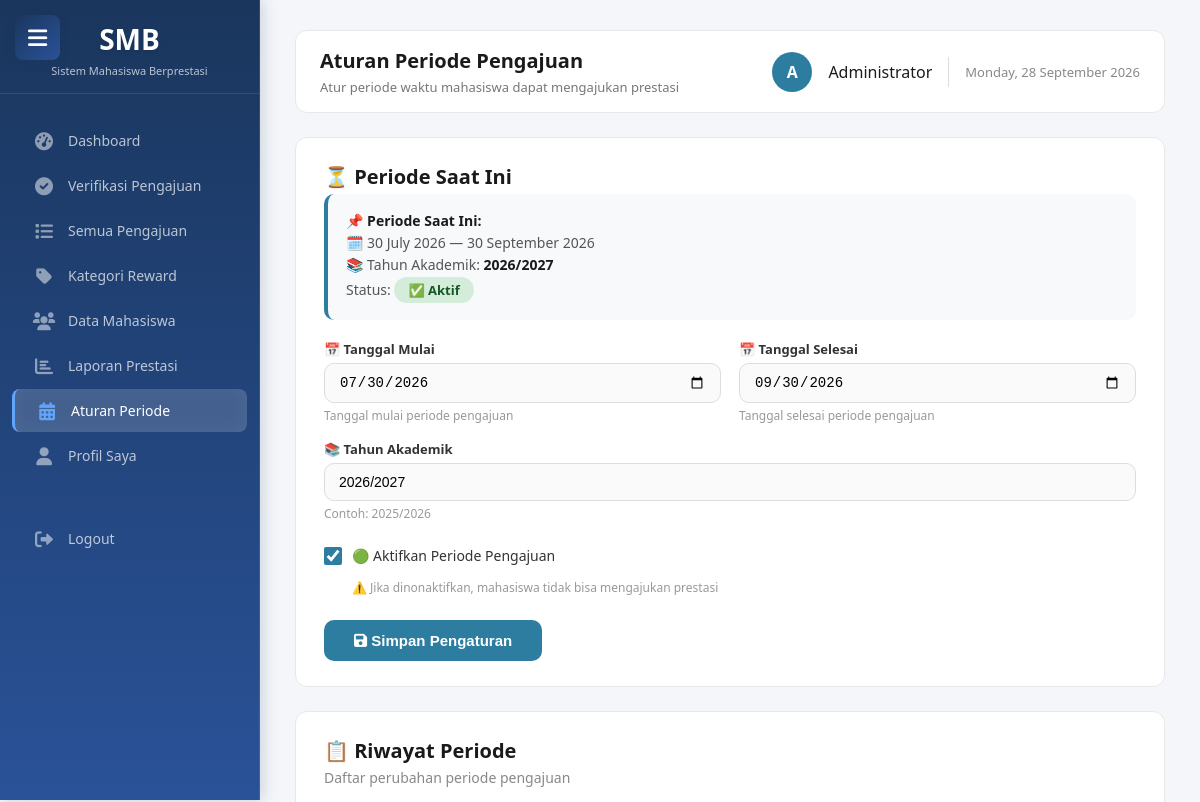
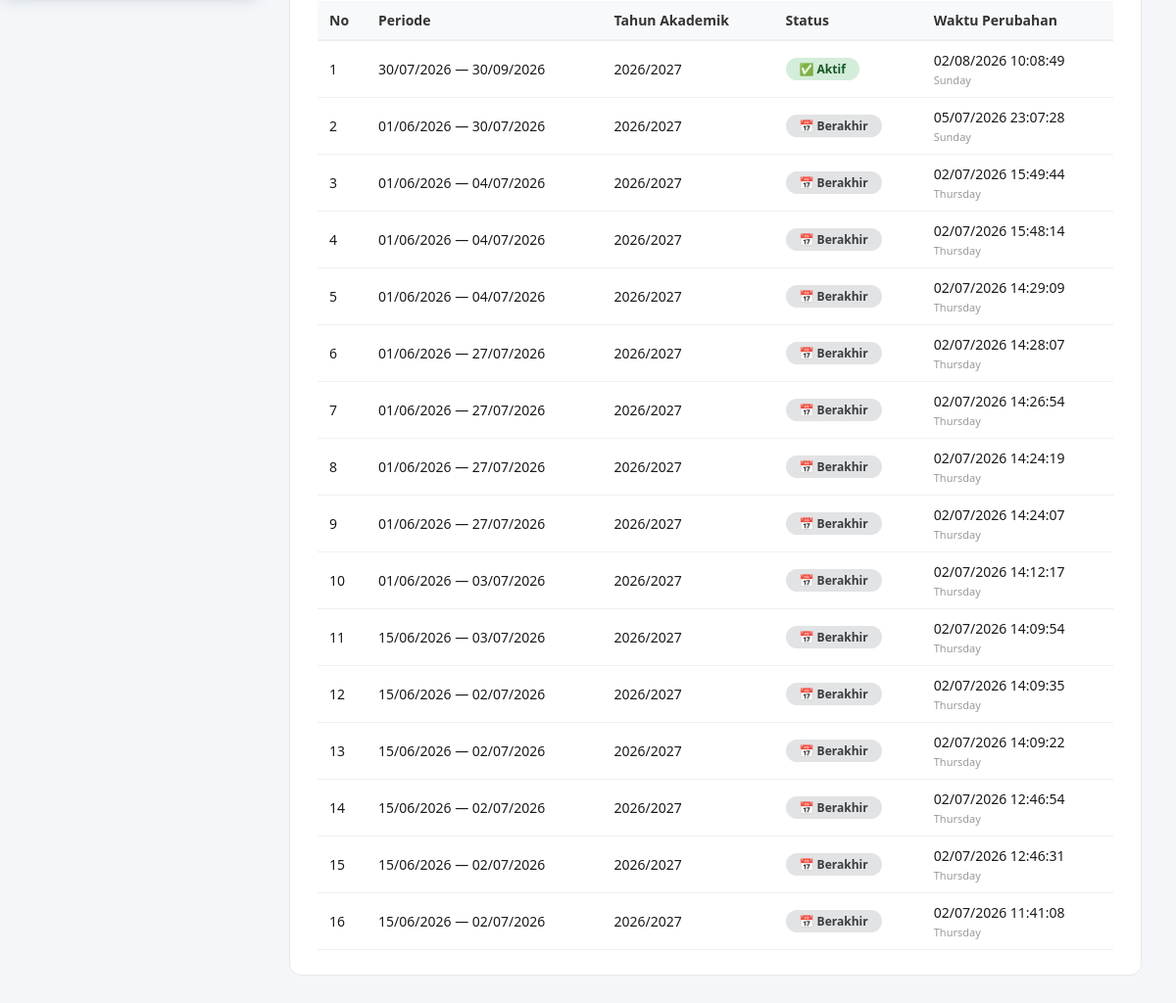
/admin/aturan_periode.php (signed in), run on the app's committed database (2 pictures, top to bottom).
### tables this page shows
CREATE TABLE `pengaturan_periode` (
  `id` int NOT NULL,
  `periode_mulai` date NOT NULL,
  `periode_selesai` date NOT NULL,
  `tahun_akademik` varchar(20) NOT NULL,
  `is_active` tinyint(1) DEFAULT '1',
  `created_at` timestamp NULL DEFAULT CURRENT_TIMESTAMP,
  `updated_at` timestamp NULL DEFAULT CURRENT_TIMESTAMP ON UPDATE CURRENT_TIMESTAMP
);

CREATE TABLE `achievement_periods` (
  `id` int NOT NULL,
  `nama_periode` varchar(100) NOT NULL,
  `tahun_akademik` varchar(20) NOT NULL,
  `semester` enum('Ganjil','Genap','Pendek') NOT NULL,
  `start_date` date NOT NULL,
  `end_date` date NOT NULL,
  `description` text,
  `status` enum('upcoming','active','ended','cancelled') NOT NULL DEFAULT 'upcoming',
  `created_at` datetime NOT NULL,
  `updated_at` datetime DEFAULT NULL
);

### admin/aturan_periode.php (the view, shortened to what this page needs)
<?php
require_once '../config/database.php';
$query_periode = "SELECT * FROM pengaturan_periode LIMIT 1";
$result_periode = mysqli_query($conn, $query_periode);
$periode = mysqli_fetch_assoc($result_periode);
$query_riwayat = "SELECT * FROM achievement_periods ORDER BY created_at DESC";
$result_riwayat = mysqli_query($conn, $query_riwayat);
include 'includes/sidebar.php';
?>
<!DOCTYPE html>
<html lang="id">
<head>
    <link rel="stylesheet" href="https://cdnjs.cloudflare.com/ajax/libs/font-awesome/6.0.0-beta3/css/all.min.css">
</head>
<body>
<div class="main-content">
    <div class="top-bar">
        <div class="page-title">
            <h2>Aturan Periode Pengajuan</h2>
            <p>Atur periode waktu mahasiswa dapat mengajukan prestasi</p>
        </div>
        <div class="user-info">
            <div class="user-avatar">A</div>
            <span class="user-name"><?php echo htmlspecialchars($_SESSION['nama'] ?? 'Admin'); ?></span>
            <span class="date-text"><?php echo date('l, d F Y'); ?></span>
        </div>
    </div>
    <div class="periode-card">
        <h3>⏳ Periode Saat Ini</h3>
        <div class="current-info">
            <p><strong>📌 Periode Saat Ini:</strong></p>
            <p>🗓️ <?php echo date('d F Y', strtotime($periode['periode_mulai'])); ?> — <?php echo date('d F Y', strtotime($periode['periode_selesai'])); ?></p>
            <p>📚 Tahun Akademik: <strong><?php echo $periode['tahun_akademik']; ?></strong></p>
            <p>Status: <span class="status-badge <?php echo $periode['is_active'] ? 'status-active' : 'status-inactive'; ?>">
                <?php echo $periode['is_active'] ? '✅ Aktif' : '❌ Nonaktif'; ?>
            </span></p>
        </div>
        <form method="POST">
            <div class="form-row">
                <div class="form-group">
                    <label>📅 Tanggal Mulai</label>
                    <input type="date" name="periode_mulai" value="<?php echo $periode['periode_mulai']; ?>" required>
                    <div class="help-text">Tanggal mulai periode pengajuan</div>
                </div>
                <div class="form-group">
                    <label>📅 Tanggal Selesai</label>
                    <input type="date" name="periode_selesai" value="<?php echo $periode['periode_selesai']; ?>" required>
                    <div class="help-text">Tanggal selesai periode pengajuan</div>
                </div>
            </div>
            <div class="form-group">
                <label>📚 Tahun Akademik</label>
                <input type="text" name="tahun_akademik" placeholder="Contoh: 2025/2026" value="<?php echo $periode['tahun_akademik']; ?>" required>
                <div class="help-text">Contoh: 2025/2026</div>
            </div>
            <div class="checkbox-group">
                <input type="checkbox" name="is_active" id="is_active" <?php echo $periode['is_active'] ? 'checked' : ''; ?>>
                <label for="is_active">🟢 Aktifkan Periode Pengajuan</label>
            </div>
            <div class="note-text">
                ⚠️ Jika dinonaktifkan, mahasiswa tidak bisa mengajukan prestasi
            </div>
            <button type="submit" class="btn-save">
                <i class="fas fa-save"></i> Simpan Pengaturan
            </button>
        </form>
    </div>
    <div class="periode-card">
        <h3>📋 Riwayat Periode</h3>
        <p style="color: #888; font-size: 14px; margin-bottom: 16px;">Daftar perubahan periode pengajuan</p>
        <table class="riwayat-table">
            <thead>
                <tr>
                    <th style="width:50px;">No</th>
                    <th>Periode</th>
                    <th>Tahun Akademik</th>
                    <th>Status</th>
                    <th>Waktu Perubahan</th>
                </tr>
            </thead>
            <tbody>
                <?php
                $no = 1;
                if (mysqli_num_rows($result_riwayat) > 0):
                    while ($row = mysqli_fetch_assoc($result_riwayat)):
                        $badge_class = '';
                        $status_display = '';
                        $start = new DateTime($row['start_date']);
                        $end = new DateTime($row['end_date']);
                        $start->setTime(0,0,0);
                        $end->setTime(0,0,0);
                        $hari_ini = new DateTime();
                        $hari_ini->setTime(0,0,0);
                        $is_current_periode = false;
                        if ($periode && $periode['is_active'] == 1) {
                            if ($row['start_date'] == $periode['periode_mulai'] &&
                                $row['end_date'] == $periode['periode_selesai']) {
                                $is_current_periode = true;
                            }
                        }
                        if ($is_current_periode && $periode['is_active'] == 1) {
                            $status_display = '✅ Aktif';
                            $badge_class = 'badge-aktif';
                        } elseif ($hari_ini > $end) {
                            $status_display = '📅 Berakhir';
                            $badge_class = 'badge-berakhir';
                        } elseif ($hari_ini < $start) {
                            $status_display = '⏳ Akan Datang';
                            $badge_class = 'badge-upcoming';
                        } else {
                            $status_display = '⛔ Dinonaktifkan';
                            $badge_class = 'badge-dinonaktifkan';
                        }
                        $waktu = date('d/m/Y H:i:s', strtotime($row['created_at']));
                        $hari = date('l', strtotime($row['created_at']));
                ?>
                <tr>
                    <td><?php echo $no++; ?></td>
                    <td>
                        <?php echo date('d/m/Y', strtotime($row['start_date'])); ?> —
                        <?php echo date('d/m/Y', strtotime($row['end_date'])); ?>
                    </td>
                    <td><?php echo $row['tahun_akademik']; ?></td>
                    <td><span class="badge-status <?php echo $badge_class; ?>"><?php echo $status_display; ?></span></td>
                    <td>
                        <?php echo $waktu; ?>
                        <span class="waktu-riwayat"><?php echo $hari; ?></span>
                    </td>
                </tr>
                <?php
                    endwhile;
                else:
                ?>
                <tr>
                    <td colspan="5" class="text-center text-muted" style="padding: 20px;">Belum ada riwayat periode</td>
                </tr>
                <?php endif; ?>
            </tbody>
        </table>
    </div>
</div>
</body>
</html>

### admin/includes/sidebar.php (style rules this page uses)
* { margin: 0; padding: 0; box-sizing: border-box; }
body { font-family: 'Segoe UI', system-ui, sans-serif; background: #f4f6f9; color: #1a1a1a; }
.main-content { margin-left: 260px; padding: 30px 35px; min-height: 100vh; transition: margin-left 0.3s ease; }

### admin/aturan_periode.php (style rules this page uses)
* { margin: 0; padding: 0; box-sizing: border-box; }
body { font-family: 'Segoe UI', system-ui, sans-serif; background: #f4f6f9; color: #1a1a1a; }
.main-content { margin-left: 260px; padding: 30px 35px; min-height: 100vh; }
.top-bar { display: flex; justify-content: space-between; align-items: center; background: white; border-radius: 12px; padding: 16px 24px; margin-bottom: 24px; border: 1px solid #e8e8e8; }
.page-title h2 { font-size: 20px; font-weight: 600; color: #1a1a1a; }
.page-title p { font-size: 13px; color: #777; margin-top: 4px; }
.user-info { display: flex; align-items: center; gap: 16px; }
.user-avatar { width: 40px; height: 40px; background: #2c7da0; border-radius: 50%; display: flex; align-items: center; justify-content: center; color: white; font-weight: 600; }
.user-name { font-weight: 500; color: #1a1a1a; }
.date-text { font-size: 13px; color: #888; }
.periode-card { background: white; border-radius: 12px; padding: 25px 28px; border: 1px solid #e8e8e8; margin-bottom: 24px; }
.periode-card h3 { font-size: 20px; font-weight: 700; color: #1a1a1a; margin-bottom: 4px; }
.form-group { margin-bottom: 16px; }
.form-group label { display: block; font-size: 13px; font-weight: 600; color: #333; margin-bottom: 5px; }
.form-group input { width: 100%; padding: 10px 14px; border: 1.5px solid #ddd; border-radius: 10px; font-size: 14px; background: #fafafa; }
.form-group .help-text { font-size: 12px; color: #999; margin-top: 4px; }
.form-row { display: grid; grid-template-columns: 1fr 1fr; gap: 18px; }
.checkbox-group { display: flex; align-items: center; gap: 10px; padding: 8px 0; }
.checkbox-group input[type="checkbox"] { width: 18px; height: 18px; cursor: pointer; accent-color: #2c7da0; }
.checkbox-group label { font-size: 14px; font-weight: 500; color: #333; cursor: pointer; }
.note-text { font-size: 12px; color: #999; padding-left: 28px; margin: 6px 0 18px 0; }
.btn-save { background: #2c7da0; color: white; border: none; padding: 12px 30px; border-radius: 10px; font-size: 15px; font-weight: 600; cursor: pointer; transition: all 0.3s; margin-top: 6px; }
.status-badge { display: inline-block; padding: 4px 14px; border-radius: 20px; font-size: 13px; font-weight: 600; }
.status-active { background: #d4edda; color: #155724; }
.current-info { background: #f8f9fa; padding: 14px 18px; border-radius: 10px; margin-bottom: 20px; border-left: 4px solid #2c7da0; }
.current-info p { margin: 3px 0; font-size: 14px; color: #555; }
.current-info strong { color: #1a1a1a; }
.riwayat-table { width: 100%; border-collapse: collapse; font-size: 14px; margin-top: 12px; }
.riwayat-table th { text-align: left; padding: 10px 12px; background: #f8f9fa; font-weight: 600; color: #333; border-bottom: 2px solid #eee; }
.riwayat-table td { padding: 10px 12px; border-bottom: 1px solid #f0f0f0; }
.badge-status { display: inline-block; padding: 3px 14px; border-radius: 20px; font-size: 12px; font-weight: 600; }
.badge-aktif { background: #d4edda; color: #155724; }
.badge-berakhir { background: #e2e3e5; color: #383d41; }
.waktu-riwayat { font-size: 11px; color: #999; display: block; margin-top: 3px; }

### data on the page
pengaturan_periode: periode_mulai "30 July 2026", periode_selesai "30 September 2026", tahun_akademik "2026/2027", periode_mulai "07/30/2026", periode_selesai "09/30/2026", is_active "☑"
achievement_periods: start_date "30/07/2026", end_date "30/09/2026", tahun_akademik "2026/2027", status_display "✅ Aktif", created_at "02/08/2026 10:08:49", created_at "Sunday"
achievement_periods: start_date "01/06/2026", end_date "30/07/2026", tahun_akademik "2026/2027", end_date "📅 Berakhir", created_at "05/07/2026 23:07:28", created_at "Sunday"
achievement_periods: start_date "01/06/2026", end_date "04/07/2026", tahun_akademik "2026/2027", end_date "📅 Berakhir", created_at "02/07/2026 15:49:44", created_at "Thursday"
achievement_periods: start_date "01/06/2026", end_date "04/07/2026", tahun_akademik "2026/2027", end_date "📅 Berakhir", created_at "02/07/2026 15:48:14", created_at "Thursday"
achievement_periods: start_date "01/06/2026", end_date "04/07/2026", tahun_akademik "2026/2027", end_date "📅 Berakhir", created_at "02/07/2026 14:29:09", created_at "Thursday"
achievement_periods: start_date "01/06/2026", end_date "27/07/2026", tahun_akademik "2026/2027", end_date "📅 Berakhir", created_at "02/07/2026 14:28:07", created_at "Thursday"
achievement_periods: start_date "01/06/2026", end_date "27/07/2026", tahun_akademik "2026/2027", end_date "📅 Berakhir", created_at "02/07/2026 14:26:54", created_at "Thursday"
achievement_periods: start_date "01/06/2026", end_date "27/07/2026", tahun_akademik "2026/2027", end_date "📅 Berakhir", created_at "02/07/2026 14:24:19", created_at "Thursday"
achievement_periods: start_date "01/06/2026", end_date "27/07/2026", tahun_akademik "2026/2027", end_date "📅 Berakhir", created_at "02/07/2026 14:24:07", created_at "Thursday"
achievement_periods: start_date "01/06/2026", end_date "03/07/2026", tahun_akademik "2026/2027", end_date "📅 Berakhir", created_at "02/07/2026 14:12:17", created_at "Thursday"
achievement_periods: start_date "15/06/2026", end_date "03/07/2026", tahun_akademik "2026/2027", end_date "📅 Berakhir", created_at "02/07/2026 14:09:54", created_at "Thursday"
achievement_periods: start_date "15/06/2026", end_date "02/07/2026", tahun_akademik "2026/2027", end_date "📅 Berakhir", created_at "02/07/2026 14:09:35", created_at "Thursday"
achievement_periods: start_date "15/06/2026", end_date "02/07/2026", tahun_akademik "2026/2027", end_date "📅 Berakhir", created_at "02/07/2026 14:09:22", created_at "Thursday"
achievement_periods: start_date "15/06/2026", end_date "02/07/2026", tahun_akademik "2026/2027", end_date "📅 Berakhir", created_at "02/07/2026 12:46:54", created_at "Thursday"
achievement_periods: start_date "15/06/2026", end_date "02/07/2026", tahun_akademik "2026/2027", end_date "📅 Berakhir", created_at "02/07/2026 12:46:31", created_at "Thursday"
achievement_periods: start_date "15/06/2026", end_date "02/07/2026", tahun_akademik "2026/2027", end_date "📅 Berakhir", created_at "02/07/2026 11:41:08", created_at "Thursday"

### other printed values
$_SESSION['nama'] "Administrator"
